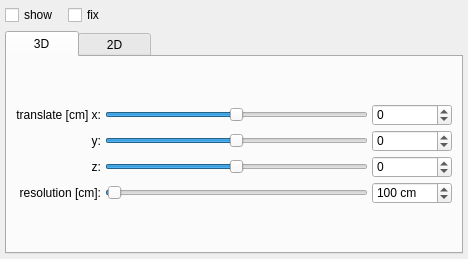
<?xml version="1.0" encoding="UTF-8"?>
<ui version="4.0">
 <class>AlignmentGridBox</class>
 <widget class="QWidget" name="AlignmentGridBox">
  <property name="geometry">
   <rect>
    <x>0</x>
    <y>0</y>
    <width>468</width>
    <height>259</height>
   </rect>
  </property>
  <property name="sizePolicy">
   <sizepolicy hsizetype="Expanding" vsizetype="Minimum">
    <horstretch>0</horstretch>
    <verstretch>0</verstretch>
   </sizepolicy>
  </property>
  <property name="minimumSize">
   <size>
    <width>300</width>
    <height>197</height>
   </size>
  </property>
  <property name="maximumSize">
   <size>
    <width>16777215</width>
    <height>16777215</height>
   </size>
  </property>
  <property name="focusPolicy">
   <enum>Qt::TabFocus</enum>
  </property>
  <layout class="QVBoxLayout" name="verticalLayout_15">
   <property name="leftMargin">
    <number>5</number>
   </property>
   <property name="topMargin">
    <number>5</number>
   </property>
   <property name="rightMargin">
    <number>5</number>
   </property>
   <property name="bottomMargin">
    <number>5</number>
   </property>
   <item>
    <layout class="QHBoxLayout" name="horizontalLayout_12">
     <item>
      <widget class="QCheckBox" name="gridShow">
       <property name="minimumSize">
        <size>
         <width>57</width>
         <height>0</height>
        </size>
       </property>
       <property name="toolTip">
        <string>Show the grid.</string>
       </property>
       <property name="text">
        <string>show</string>
       </property>
      </widget>
     </item>
     <item>
      <widget class="QCheckBox" name="gridFix">
       <property name="maximumSize">
        <size>
         <width>16777215</width>
         <height>25</height>
        </size>
       </property>
       <property name="toolTip">
        <string>Fix the grid.</string>
       </property>
       <property name="text">
        <string>fix</string>
       </property>
      </widget>
     </item>
     <item>
      <spacer name="horizontalSpacer_10">
       <property name="orientation">
        <enum>Qt::Horizontal</enum>
       </property>
       <property name="sizeHint" stdset="0">
        <size>
         <width>40</width>
         <height>20</height>
        </size>
       </property>
      </spacer>
     </item>
    </layout>
   </item>
   <item>
    <widget class="QTabWidget" name="gridTab">
     <property name="enabled">
      <bool>true</bool>
     </property>
     <property name="baseSize">
      <size>
       <width>0</width>
       <height>0</height>
      </size>
     </property>
     <property name="layoutDirection">
      <enum>Qt::LeftToRight</enum>
     </property>
     <property name="autoFillBackground">
      <bool>false</bool>
     </property>
     <property name="tabPosition">
      <enum>QTabWidget::North</enum>
     </property>
     <property name="tabShape">
      <enum>QTabWidget::Rounded</enum>
     </property>
     <property name="currentIndex">
      <number>0</number>
     </property>
     <property name="elideMode">
      <enum>Qt::ElideNone</enum>
     </property>
     <property name="usesScrollButtons">
      <bool>false</bool>
     </property>
     <property name="documentMode">
      <bool>false</bool>
     </property>
     <property name="tabsClosable">
      <bool>false</bool>
     </property>
     <property name="movable">
      <bool>false</bool>
     </property>
     <widget class="QWidget" name="gridTab3D">
      <attribute name="title">
       <string>     3D     </string>
      </attribute>
      <attribute name="toolTip">
       <string>Select for 3D grid</string>
      </attribute>
      <layout class="QVBoxLayout" name="verticalLayout_11">
       <item>
        <layout class="QGridLayout" name="gridLayout_3" columnstretch="0,1,0">
         <property name="sizeConstraint">
          <enum>QLayout::SetDefaultConstraint</enum>
         </property>
         <property name="spacing">
          <number>4</number>
         </property>
         <item row="0" column="0">
          <widget class="QLabel" name="label_15">
           <property name="toolTip">
            <string>Translate the grid in x-direction</string>
           </property>
           <property name="text">
            <string>translate [cm] x:</string>
           </property>
           <property name="alignment">
            <set>Qt::AlignRight|Qt::AlignTrailing|Qt::AlignVCenter</set>
           </property>
          </widget>
         </item>
         <item row="0" column="1">
          <widget class="PSlider" name="grid3DTransX">
           <property name="sizePolicy">
            <sizepolicy hsizetype="Minimum" vsizetype="Fixed">
             <horstretch>0</horstretch>
             <verstretch>0</verstretch>
            </sizepolicy>
           </property>
           <property name="minimumSize">
            <size>
             <width>50</width>
             <height>17</height>
            </size>
           </property>
           <property name="maximumSize">
            <size>
             <width>16777215</width>
             <height>17</height>
            </size>
           </property>
           <property name="toolTip">
            <string>Translate the grid in x-direction</string>
           </property>
           <property name="minimum">
            <number>-10000</number>
           </property>
           <property name="maximum">
            <number>10000</number>
           </property>
           <property name="value">
            <number>0</number>
           </property>
           <property name="orientation">
            <enum>Qt::Horizontal</enum>
           </property>
          </widget>
         </item>
         <item row="0" column="2">
          <widget class="PSpinBox" name="grid3DTransX_spin">
           <property name="maximumSize">
            <size>
             <width>16777215</width>
             <height>22</height>
            </size>
           </property>
           <property name="toolTip">
            <string>Translate the grid in x-direction</string>
           </property>
           <property name="minimum">
            <number>-10000</number>
           </property>
           <property name="maximum">
            <number>10000</number>
           </property>
          </widget>
         </item>
         <item row="1" column="0">
          <widget class="QLabel" name="label_49">
           <property name="toolTip">
            <string>Translate the grid in y-direction.</string>
           </property>
           <property name="text">
            <string>y:</string>
           </property>
           <property name="alignment">
            <set>Qt::AlignRight|Qt::AlignTrailing|Qt::AlignVCenter</set>
           </property>
          </widget>
         </item>
         <item row="1" column="1">
          <widget class="PSlider" name="grid3DTransY">
           <property name="minimumSize">
            <size>
             <width>0</width>
             <height>17</height>
            </size>
           </property>
           <property name="maximumSize">
            <size>
             <width>16777215</width>
             <height>17</height>
            </size>
           </property>
           <property name="toolTip">
            <string>Translate the grid in y-direction.</string>
           </property>
           <property name="minimum">
            <number>-10000</number>
           </property>
           <property name="maximum">
            <number>10000</number>
           </property>
           <property name="orientation">
            <enum>Qt::Horizontal</enum>
           </property>
          </widget>
         </item>
         <item row="1" column="2">
          <widget class="PSpinBox" name="grid3DTransY_spin">
           <property name="maximumSize">
            <size>
             <width>16777215</width>
             <height>22</height>
            </size>
           </property>
           <property name="toolTip">
            <string>Translate the grid in y-direction.</string>
           </property>
           <property name="minimum">
            <number>-10000</number>
           </property>
           <property name="maximum">
            <number>10000</number>
           </property>
          </widget>
         </item>
         <item row="2" column="0">
          <widget class="QLabel" name="label_50">
           <property name="toolTip">
            <string>2D: Rotate the grid clockwise. 3D: Translate the grid in z-direction.</string>
           </property>
           <property name="text">
            <string>z:</string>
           </property>
           <property name="alignment">
            <set>Qt::AlignRight|Qt::AlignTrailing|Qt::AlignVCenter</set>
           </property>
          </widget>
         </item>
         <item row="2" column="1">
          <widget class="PSlider" name="grid3DTransZ">
           <property name="sizePolicy">
            <sizepolicy hsizetype="Minimum" vsizetype="Fixed">
             <horstretch>0</horstretch>
             <verstretch>0</verstretch>
            </sizepolicy>
           </property>
           <property name="minimumSize">
            <size>
             <width>50</width>
             <height>17</height>
            </size>
           </property>
           <property name="maximumSize">
            <size>
             <width>16777215</width>
             <height>17</height>
            </size>
           </property>
           <property name="toolTip">
            <string>2D: Rotate the grid clockwise. 3D: Translate the grid in z-direction.</string>
           </property>
           <property name="minimum">
            <number>-10000</number>
           </property>
           <property name="maximum">
            <number>10000</number>
           </property>
           <property name="orientation">
            <enum>Qt::Horizontal</enum>
           </property>
          </widget>
         </item>
         <item row="2" column="2">
          <widget class="PSpinBox" name="grid3DTransZ_spin">
           <property name="enabled">
            <bool>true</bool>
           </property>
           <property name="maximumSize">
            <size>
             <width>16777215</width>
             <height>22</height>
            </size>
           </property>
           <property name="toolTip">
            <string>2D: Rotate the grid clockwise. 3D: Translate the grid in z-direction.</string>
           </property>
           <property name="suffix">
            <string/>
           </property>
           <property name="minimum">
            <number>-1000</number>
           </property>
           <property name="maximum">
            <number>1000</number>
           </property>
          </widget>
         </item>
         <item row="3" column="0">
          <widget class="QLabel" name="label_51">
           <property name="toolTip">
            <string>Scale the gridcells</string>
           </property>
           <property name="layoutDirection">
            <enum>Qt::LeftToRight</enum>
           </property>
           <property name="text">
            <string>resolution [cm]:</string>
           </property>
           <property name="alignment">
            <set>Qt::AlignRight|Qt::AlignTrailing|Qt::AlignVCenter</set>
           </property>
          </widget>
         </item>
         <item row="3" column="1">
          <widget class="PSlider" name="grid3DResolution">
           <property name="minimumSize">
            <size>
             <width>0</width>
             <height>17</height>
            </size>
           </property>
           <property name="maximumSize">
            <size>
             <width>16777215</width>
             <height>17</height>
            </size>
           </property>
           <property name="toolTip">
            <string>Scale the gridcells</string>
           </property>
           <property name="minimum">
            <number>1</number>
           </property>
           <property name="maximum">
            <number>10000</number>
           </property>
           <property name="singleStep">
            <number>1</number>
           </property>
           <property name="pageStep">
            <number>10</number>
           </property>
           <property name="value">
            <number>100</number>
           </property>
           <property name="sliderPosition">
            <number>100</number>
           </property>
           <property name="orientation">
            <enum>Qt::Horizontal</enum>
           </property>
           <property name="invertedAppearance">
            <bool>false</bool>
           </property>
           <property name="invertedControls">
            <bool>true</bool>
           </property>
          </widget>
         </item>
         <item row="3" column="2">
          <widget class="PSpinBox" name="grid3DResolution_spin">
           <property name="maximumSize">
            <size>
             <width>16777215</width>
             <height>22</height>
            </size>
           </property>
           <property name="toolTip">
            <string>Scale the gridcells</string>
           </property>
           <property name="suffix">
            <string> cm</string>
           </property>
           <property name="prefix">
            <string/>
           </property>
           <property name="minimum">
            <number>1</number>
           </property>
           <property name="maximum">
            <number>10000</number>
           </property>
           <property name="singleStep">
            <number>10</number>
           </property>
           <property name="value">
            <number>100</number>
           </property>
          </widget>
         </item>
        </layout>
       </item>
      </layout>
     </widget>
     <widget class="QWidget" name="gridTab2D">
      <attribute name="title">
       <string>     2D     </string>
      </attribute>
      <attribute name="toolTip">
       <string>Select for 2D grid</string>
      </attribute>
      <layout class="QVBoxLayout" name="verticalLayout_10">
       <item>
        <layout class="QGridLayout" name="gridLayout_100" columnstretch="0,1,0">
         <property name="spacing">
          <number>6</number>
         </property>
         <item row="0" column="0">
          <widget class="QLabel" name="label_10">
           <property name="toolTip">
            <string>Translate the grid in x-direction</string>
           </property>
           <property name="text">
            <string>translate x:</string>
           </property>
           <property name="alignment">
            <set>Qt::AlignRight|Qt::AlignTrailing|Qt::AlignVCenter</set>
           </property>
          </widget>
         </item>
         <item row="0" column="1">
          <widget class="PSlider" name="gridTransX">
           <property name="sizePolicy">
            <sizepolicy hsizetype="Expanding" vsizetype="Fixed">
             <horstretch>0</horstretch>
             <verstretch>0</verstretch>
            </sizepolicy>
           </property>
           <property name="minimumSize">
            <size>
             <width>100</width>
             <height>17</height>
            </size>
           </property>
           <property name="maximumSize">
            <size>
             <width>16777215</width>
             <height>17</height>
            </size>
           </property>
           <property name="toolTip">
            <string>Translate the grid in x-direction</string>
           </property>
           <property name="minimum">
            <number>0</number>
           </property>
           <property name="maximum">
            <number>10000</number>
           </property>
           <property name="value">
            <number>0</number>
           </property>
           <property name="orientation">
            <enum>Qt::Horizontal</enum>
           </property>
          </widget>
         </item>
         <item row="0" column="2">
          <widget class="PSpinBox" name="gridTransX_spin">
           <property name="minimumSize">
            <size>
             <width>0</width>
             <height>17</height>
            </size>
           </property>
           <property name="maximumSize">
            <size>
             <width>16777215</width>
             <height>17</height>
            </size>
           </property>
           <property name="toolTip">
            <string>Translate the grid in x-direction</string>
           </property>
           <property name="minimum">
            <number>0</number>
           </property>
           <property name="maximum">
            <number>10000</number>
           </property>
          </widget>
         </item>
         <item row="1" column="0">
          <widget class="QLabel" name="label_11">
           <property name="toolTip">
            <string>Translate the grid in y-direction.</string>
           </property>
           <property name="text">
            <string>y:</string>
           </property>
           <property name="alignment">
            <set>Qt::AlignRight|Qt::AlignTrailing|Qt::AlignVCenter</set>
           </property>
          </widget>
         </item>
         <item row="1" column="1">
          <widget class="PSlider" name="gridTransY">
           <property name="minimumSize">
            <size>
             <width>0</width>
             <height>17</height>
            </size>
           </property>
           <property name="maximumSize">
            <size>
             <width>16777215</width>
             <height>17</height>
            </size>
           </property>
           <property name="toolTip">
            <string>Translate the grid in y-direction.</string>
           </property>
           <property name="minimum">
            <number>0</number>
           </property>
           <property name="maximum">
            <number>10000</number>
           </property>
           <property name="orientation">
            <enum>Qt::Horizontal</enum>
           </property>
          </widget>
         </item>
         <item row="1" column="2">
          <widget class="PSpinBox" name="gridTransY_spin">
           <property name="minimumSize">
            <size>
             <width>0</width>
             <height>17</height>
            </size>
           </property>
           <property name="maximumSize">
            <size>
             <width>16777215</width>
             <height>17</height>
            </size>
           </property>
           <property name="toolTip">
            <string>Translate the grid in y-direction.</string>
           </property>
           <property name="minimum">
            <number>0</number>
           </property>
           <property name="maximum">
            <number>10000</number>
           </property>
          </widget>
         </item>
         <item row="2" column="0">
          <widget class="QLabel" name="label_9">
           <property name="toolTip">
            <string>2D: Rotate the grid clockwise. 3D: Translate the grid in z-direction.</string>
           </property>
           <property name="text">
            <string>rotate:</string>
           </property>
           <property name="alignment">
            <set>Qt::AlignRight|Qt::AlignTrailing|Qt::AlignVCenter</set>
           </property>
          </widget>
         </item>
         <item row="2" column="1">
          <widget class="PSlider" name="gridRotate">
           <property name="sizePolicy">
            <sizepolicy hsizetype="Minimum" vsizetype="Fixed">
             <horstretch>0</horstretch>
             <verstretch>0</verstretch>
            </sizepolicy>
           </property>
           <property name="minimumSize">
            <size>
             <width>50</width>
             <height>17</height>
            </size>
           </property>
           <property name="maximumSize">
            <size>
             <width>16777215</width>
             <height>17</height>
            </size>
           </property>
           <property name="toolTip">
            <string>2D: Rotate the grid clockwise. 3D: Translate the grid in z-direction.</string>
           </property>
           <property name="minimum">
            <number>0</number>
           </property>
           <property name="maximum">
            <number>3600</number>
           </property>
           <property name="orientation">
            <enum>Qt::Horizontal</enum>
           </property>
          </widget>
         </item>
         <item row="2" column="2">
          <widget class="PSpinBox" name="gridRot_spin">
           <property name="enabled">
            <bool>true</bool>
           </property>
           <property name="minimumSize">
            <size>
             <width>0</width>
             <height>17</height>
            </size>
           </property>
           <property name="maximumSize">
            <size>
             <width>16777215</width>
             <height>17</height>
            </size>
           </property>
           <property name="toolTip">
            <string>2D: Rotate the grid clockwise. 3D: Translate the grid in z-direction.</string>
           </property>
           <property name="minimum">
            <number>0</number>
           </property>
           <property name="maximum">
            <number>3600</number>
           </property>
          </widget>
         </item>
         <item row="3" column="0">
          <widget class="QLabel" name="label_12">
           <property name="sizePolicy">
            <sizepolicy hsizetype="Preferred" vsizetype="Fixed">
             <horstretch>0</horstretch>
             <verstretch>0</verstretch>
            </sizepolicy>
           </property>
           <property name="maximumSize">
            <size>
             <width>16777215</width>
             <height>17</height>
            </size>
           </property>
           <property name="toolTip">
            <string>Scale the gridcells</string>
           </property>
           <property name="layoutDirection">
            <enum>Qt::LeftToRight</enum>
           </property>
           <property name="text">
            <string>scale:</string>
           </property>
           <property name="alignment">
            <set>Qt::AlignRight|Qt::AlignTrailing|Qt::AlignVCenter</set>
           </property>
          </widget>
         </item>
         <item row="3" column="1">
          <widget class="PSlider" name="gridScale">
           <property name="minimumSize">
            <size>
             <width>0</width>
             <height>17</height>
            </size>
           </property>
           <property name="maximumSize">
            <size>
             <width>16777215</width>
             <height>17</height>
            </size>
           </property>
           <property name="toolTip">
            <string>Scale the gridcells</string>
           </property>
           <property name="minimum">
            <number>1</number>
           </property>
           <property name="maximum">
            <number>10000</number>
           </property>
           <property name="value">
            <number>100</number>
           </property>
           <property name="sliderPosition">
            <number>100</number>
           </property>
           <property name="orientation">
            <enum>Qt::Horizontal</enum>
           </property>
          </widget>
         </item>
         <item row="3" column="2">
          <widget class="PSpinBox" name="gridScale_spin">
           <property name="minimumSize">
            <size>
             <width>0</width>
             <height>17</height>
            </size>
           </property>
           <property name="maximumSize">
            <size>
             <width>16777215</width>
             <height>17</height>
            </size>
           </property>
           <property name="toolTip">
            <string>Scale the gridcells</string>
           </property>
           <property name="minimum">
            <number>1</number>
           </property>
           <property name="maximum">
            <number>10000</number>
           </property>
           <property name="value">
            <number>100</number>
           </property>
          </widget>
         </item>
        </layout>
       </item>
      </layout>
     </widget>
    </widget>
   </item>
  </layout>
 </widget>
 <customwidgets>
  <customwidget>
   <class>PSpinBox</class>
   <extends>QSpinBox</extends>
   <header>pspinbox.h</header>
  </customwidget>
  <customwidget>
   <class>PSlider</class>
   <extends>QSlider</extends>
   <header>pSlider.h</header>
  </customwidget>
 </customwidgets>
 <resources/>
 <connections>
  <connection>
   <sender>grid3DTransX</sender>
   <signal>valueChanged(int)</signal>
   <receiver>grid3DTransX_spin</receiver>
   <slot>setValue(int)</slot>
   <hints>
    <hint type="sourcelabel">
     <x>243</x>
     <y>103</y>
    </hint>
    <hint type="destinationlabel">
     <x>389</x>
     <y>111</y>
    </hint>
   </hints>
  </connection>
  <connection>
   <sender>grid3DTransX_spin</sender>
   <signal>valueChanged(int)</signal>
   <receiver>grid3DTransX</receiver>
   <slot>setValue(int)</slot>
   <hints>
    <hint type="sourcelabel">
     <x>396</x>
     <y>111</y>
    </hint>
    <hint type="destinationlabel">
     <x>301</x>
     <y>108</y>
    </hint>
   </hints>
  </connection>
  <connection>
   <sender>grid3DTransY</sender>
   <signal>valueChanged(int)</signal>
   <receiver>grid3DTransY_spin</receiver>
   <slot>setValue(int)</slot>
   <hints>
    <hint type="sourcelabel">
     <x>310</x>
     <y>137</y>
    </hint>
    <hint type="destinationlabel">
     <x>415</x>
     <y>145</y>
    </hint>
   </hints>
  </connection>
  <connection>
   <sender>grid3DTransY_spin</sender>
   <signal>valueChanged(int)</signal>
   <receiver>grid3DTransY</receiver>
   <slot>setValue(int)</slot>
   <hints>
    <hint type="sourcelabel">
     <x>396</x>
     <y>139</y>
    </hint>
    <hint type="destinationlabel">
     <x>359</x>
     <y>139</y>
    </hint>
   </hints>
  </connection>
  <connection>
   <sender>grid3DTransZ</sender>
   <signal>valueChanged(int)</signal>
   <receiver>grid3DTransZ_spin</receiver>
   <slot>setValue(int)</slot>
   <hints>
    <hint type="sourcelabel">
     <x>326</x>
     <y>178</y>
    </hint>
    <hint type="destinationlabel">
     <x>408</x>
     <y>178</y>
    </hint>
   </hints>
  </connection>
  <connection>
   <sender>grid3DTransZ_spin</sender>
   <signal>valueChanged(int)</signal>
   <receiver>grid3DTransZ</receiver>
   <slot>setValue(int)</slot>
   <hints>
    <hint type="sourcelabel">
     <x>390</x>
     <y>179</y>
    </hint>
    <hint type="destinationlabel">
     <x>345</x>
     <y>178</y>
    </hint>
   </hints>
  </connection>
  <connection>
   <sender>grid3DResolution</sender>
   <signal>valueChanged(int)</signal>
   <receiver>grid3DResolution_spin</receiver>
   <slot>setValue(int)</slot>
   <hints>
    <hint type="sourcelabel">
     <x>322</x>
     <y>217</y>
    </hint>
    <hint type="destinationlabel">
     <x>384</x>
     <y>217</y>
    </hint>
   </hints>
  </connection>
  <connection>
   <sender>grid3DResolution_spin</sender>
   <signal>valueChanged(int)</signal>
   <receiver>grid3DResolution</receiver>
   <slot>setValue(int)</slot>
   <hints>
    <hint type="sourcelabel">
     <x>402</x>
     <y>215</y>
    </hint>
    <hint type="destinationlabel">
     <x>341</x>
     <y>215</y>
    </hint>
   </hints>
  </connection>
  <connection>
   <sender>gridTransX</sender>
   <signal>valueChanged(int)</signal>
   <receiver>gridTransX_spin</receiver>
   <slot>setValue(int)</slot>
   <hints>
    <hint type="sourcelabel">
     <x>219</x>
     <y>109</y>
    </hint>
    <hint type="destinationlabel">
     <x>410</x>
     <y>110</y>
    </hint>
   </hints>
  </connection>
  <connection>
   <sender>gridTransX_spin</sender>
   <signal>valueChanged(int)</signal>
   <receiver>gridTransX</receiver>
   <slot>setValue(int)</slot>
   <hints>
    <hint type="sourcelabel">
     <x>423</x>
     <y>110</y>
    </hint>
    <hint type="destinationlabel">
     <x>361</x>
     <y>110</y>
    </hint>
   </hints>
  </connection>
  <connection>
   <sender>gridTransY</sender>
   <signal>valueChanged(int)</signal>
   <receiver>gridTransY_spin</receiver>
   <slot>setValue(int)</slot>
   <hints>
    <hint type="sourcelabel">
     <x>372</x>
     <y>147</y>
    </hint>
    <hint type="destinationlabel">
     <x>404</x>
     <y>146</y>
    </hint>
   </hints>
  </connection>
  <connection>
   <sender>gridTransY_spin</sender>
   <signal>valueChanged(int)</signal>
   <receiver>gridTransY</receiver>
   <slot>setValue(int)</slot>
   <hints>
    <hint type="sourcelabel">
     <x>413</x>
     <y>141</y>
    </hint>
    <hint type="destinationlabel">
     <x>359</x>
     <y>142</y>
    </hint>
   </hints>
  </connection>
  <connection>
   <sender>gridRotate</sender>
   <signal>valueChanged(int)</signal>
   <receiver>gridRot_spin</receiver>
   <slot>setValue(int)</slot>
   <hints>
    <hint type="sourcelabel">
     <x>356</x>
     <y>182</y>
    </hint>
    <hint type="destinationlabel">
     <x>405</x>
     <y>180</y>
    </hint>
   </hints>
  </connection>
  <connection>
   <sender>gridRot_spin</sender>
   <signal>valueChanged(int)</signal>
   <receiver>gridRotate</receiver>
   <slot>setValue(int)</slot>
   <hints>
    <hint type="sourcelabel">
     <x>421</x>
     <y>180</y>
    </hint>
    <hint type="destinationlabel">
     <x>372</x>
     <y>178</y>
    </hint>
   </hints>
  </connection>
  <connection>
   <sender>gridScale</sender>
   <signal>valueChanged(int)</signal>
   <receiver>gridScale_spin</receiver>
   <slot>setValue(int)</slot>
   <hints>
    <hint type="sourcelabel">
     <x>349</x>
     <y>215</y>
    </hint>
    <hint type="destinationlabel">
     <x>395</x>
     <y>215</y>
    </hint>
   </hints>
  </connection>
  <connection>
   <sender>gridScale_spin</sender>
   <signal>valueChanged(int)</signal>
   <receiver>gridScale</receiver>
   <slot>setValue(int)</slot>
   <hints>
    <hint type="sourcelabel">
     <x>408</x>
     <y>206</y>
    </hint>
    <hint type="destinationlabel">
     <x>370</x>
     <y>211</y>
    </hint>
   </hints>
  </connection>
 </connections>
</ui>
